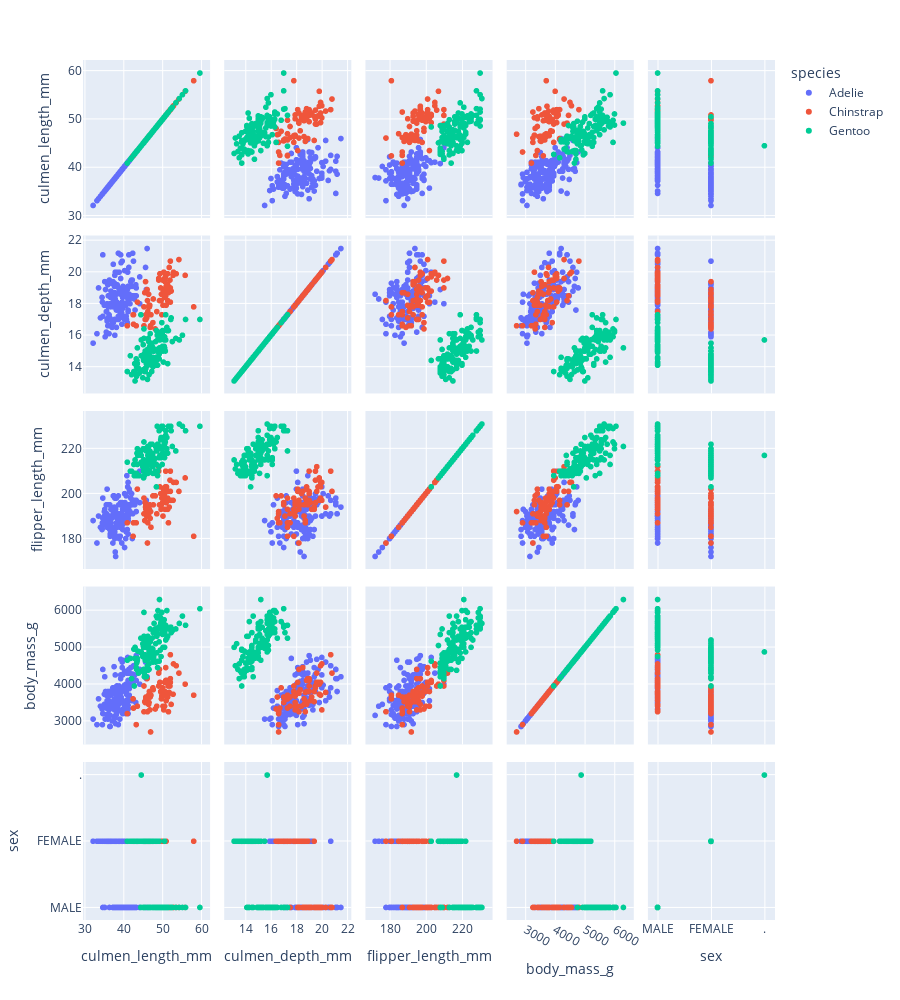

The notebook cell saved with this chart:
### Code cell
import plotly.express as px

fig = px.scatter_matrix(
    df, dimensions=df.iloc[:, 2:].columns, color="species", height=1000
)
fig.show()

### Figure 1 — Plotly figure (JSON) as saved in the notebook; plotly's stock layout.template omitted (floating-point values rounded to 4 significant figures; data arrays with more than 128 entries replaced by an {"elided": "..."} marker saying what was removed)
{"data": [{"dimensions": [{"axis": {"matches": true}, "label": "culmen_length_mm", "values": {"elided": "146 float values"}}, {"axis": {"matches": true}, "label": "culmen_depth_mm", "values": {"elided": "146 float values"}}, {"axis": {"matches": true}, "label": "flipper_length_mm", "values": {"elided": "146 int values"}}, {"axis": {"matches": true}, "label": "body_mass_g", "values": {"elided": "146 int values"}}, {"axis": {"matches": true}, "label": "sex", "values": {"elided": "146 str values"}}], "hovertemplate": "species=Adelie<br>%{xaxis.title.text}=%{x}<br>%{yaxis.title.text}=%{y}<extra></extra>", "legendgroup": "Adelie", "marker": {"color": "#636efa", "symbol": "circle"}, "name": "Adelie", "showlegend": true, "type": "splom"}, {"dimensions": [{"axis": {"matches": true}, "label": "culmen_length_mm", "values": [46.5, 50, 51.3, 45.4, 52.7, 45.2, 46.1, 51.3, 46, 51.3, 46.6, 51.7, 47, 52, 45.9, 50.5, 50.3, 58, 46.4, 49.2, 42.4, 48.5, 43.2, 50.6, 46.7, 52, 50.5, 49.5, 46.4, 52.8, 40.9, 54.2, 42.5, 51, 49.7, 47.5, 47.6, 52, 46.9, 53.5, 49, 46.2, 50.9, 45.5, 50.9, 50.8, 50.1, 49, 51.5, 49.8, 48.1, 51.4, 45.7, 50.7, 42.5, 52.2, 45.2, 49.3, 50.2, 45.6, 51.9, 46.8, 45.7, 55.8, 43.5, 49.6, 50.8, 50.2]}, {"axis": {"matches": true}, "label": "culmen_depth_mm", "values": [17.9, 19.5, 19.2, 18.7, 19.8, 17.8, 18.2, 18.2, 18.9, 19.9, 17.8, 20.3, 17.3, 18.1, 17.1, 19.6, 20, 17.8, 18.6, 18.2, 17.3, 17.5, 16.6, 19.4, 17.9, 19, 18.4, 19, 17.8, 20, 16.6, 20.8, 16.7, 18.8, 18.6, 16.8, 18.3, 20.7, 16.6, 19.9, 19.5, 17.5, 19.1, 17, 17.9, 18.5, 17.9, 19.6, 18.7, 17.3, 16.4, 19, 17.3, 19.7, 17.3, 18.8, 16.6, 19.9, 18.8, 19.4, 19.5, 16.5, 17, 19.8, 18.1, 18.2, 19, 18.7]}, {"axis": {"matches": true}, "label": "flipper_length_mm", "values": [192, 196, 193, 188, 197, 198, 178, 197, 195, 198, 193, 194, 185, 201, 190, 201, 197, 181, 190, 195, 181, 191, 187, 193, 195, 197, 200, 200, 191, 205, 187, 201, 187, 203, 195, 199, 195, 210, 192, 205, 210, 187, 196, 196, 196, 201, 190, 212, 187, 198, 199, 201, 193, 203, 187, 197, 191, 203, 202, 194, 206, 189, 195, 207, 202, 193, 210, 198]}, {"axis": {"matches": true}, "label": "body_mass_g", "values": [3500, 3900, 3650, 3525, 3725, 3950, 3250, 3750, 4150, 3700, 3800, 3775, 3700, 4050, 3575, 4050, 3300, 3700, 3450, 4400, 3600, 3400, 2900, 3800, 3300, 4150, 3400, 3800, 3700, 4550, 3200, 4300, 3350, 4100, 3600, 3900, 3850, 4800, 2700, 4500, 3950, 3650, 3550, 3500, 3675, 4450, 3400, 4300, 3250, 3675, 3325, 3950, 3600, 4050, 3350, 3450, 3250, 4050, 3800, 3525, 3950, 3650, 3650, 4000, 3400, 3775, 4100, 3775]}, {"axis": {"matches": true}, "label": "sex", "values": ["FEMALE", "MALE", "MALE", "FEMALE", "MALE", "FEMALE", "FEMALE", "MALE", "FEMALE", "MALE", "FEMALE", "MALE", "FEMALE", "MALE", "FEMALE", "MALE", "MALE", "FEMALE", "FEMALE", "MALE", "FEMALE", "MALE", "FEMALE", "MALE", "FEMALE", "MALE", "FEMALE", "MALE", "FEMALE", "MALE", "FEMALE", "MALE", "FEMALE", "MALE", "MALE", "FEMALE", "FEMALE", "MALE", "FEMALE", "MALE", "MALE", "FEMALE", "MALE", "FEMALE", "FEMALE", "MALE", "FEMALE", "MALE", "MALE", "FEMALE", "FEMALE", "MALE", "FEMALE", "MALE", "FEMALE", "MALE", "FEMALE", "MALE", "MALE", "FEMALE", "MALE", "FEMALE", "FEMALE", "MALE", "FEMALE", "MALE", "MALE", "FEMALE"]}], "hovertemplate": "species=Chinstrap<br>%{xaxis.title.text}=%{x}<br>%{yaxis.title.text}=%{y}<extra></extra>", "legendgroup": "Chinstrap", "marker": {"color": "#EF553B", "symbol": "circle"}, "name": "Chinstrap", "showlegend": true, "type": "splom"}, {"dimensions": [{"axis": {"matches": true}, "label": "culmen_length_mm", "values": [46.1, 50, 48.7, 50, 47.6, 46.5, 45.4, 46.7, 43.3, 46.8, 40.9, 49, 45.5, 48.4, 45.8, 49.3, 42, 49.2, 46.2, 48.7, 50.2, 45.1, 46.5, 46.3, 42.9, 46.1, 47.8, 48.2, 50, 47.3, 42.8, 45.1, 59.6, 49.1, 48.4, 42.6, 44.4, 44, 48.7, 42.7, 49.6, 45.3, 49.6, 50.5, 43.6, 45.5, 50.5, 44.9, 45.2, 46.6, 48.5, 45.1, 50.1, 46.5, 45, 43.8, 45.5, 43.2, 50.4, 45.3, 46.2, 45.7, 54.3, 45.8, 49.8, 49.5, 43.5, 50.7, 47.7, 46.4, 48.2, 46.5, 46.4, 48.6, 47.5, 51.1, 45.2, 45.2, 49.1, 52.5, 47.4, 50, 44.9, 50.8, 43.4, 51.3, 47.5, 52.1, 47.5, 52.2, 45.5, 49.5, 44.5, 50.8, 49.4, 46.9, 48.4, 51.1, 48.5, 55.9, 47.2, 49.1, 46.8, 41.7, 53.4, 43.3, 48.1, 50.5, 49.8, 43.5, 51.5, 46.2, 55.1, 44.5, 48.8, 47.2, 46.8, 50.4, 45.2, 49.9]}, {"axis": {"matches": true}, "label": "culmen_depth_mm", "values": [13.2, 16.3, 14.1, 15.2, 14.5, 13.5, 14.6, 15.3, 13.4, 15.4, 13.7, 16.1, 13.7, 14.6, 14.6, 15.7, 13.5, 15.2, 14.5, 15.1, 14.3, 14.5, 14.5, 15.8, 13.1, 15.1, 15, 14.3, 15.3, 15.3, 14.2, 14.5, 17, 14.8, 16.3, 13.7, 17.3, 13.6, 15.7, 13.7, 16, 13.7, 15, 15.9, 13.9, 13.9, 15.9, 13.3, 15.8, 14.2, 14.1, 14.4, 15, 14.4, 15.4, 13.9, 15, 14.5, 15.3, 13.8, 14.9, 13.9, 15.7, 14.2, 16.8, 16.2, 14.2, 15, 15, 15.6, 15.6, 14.8, 15, 16, 14.2, 16.3, 13.8, 16.4, 14.5, 15.6, 14.6, 15.9, 13.8, 17.3, 14.4, 14.2, 14, 17, 15, 17.1, 14.5, 16.1, 14.7, 15.7, 15.8, 14.6, 14.4, 16.5, 15, 17, 15.5, 15, 16.1, 14.7, 15.8, 14, 15.1, 15.2, 15.9, 15.2, 16.3, 14.1, 16, 15.7, 16.2, 13.7, 14.3, 15.7, 14.8, 16.1]}, {"axis": {"matches": true}, "label": "flipper_length_mm", "values": [211, 230, 210, 218, 215, 210, 211, 219, 209, 215, 214, 216, 214, 213, 210, 217, 210, 221, 209, 222, 218, 215, 213, 215, 215, 215, 215, 210, 220, 222, 209, 207, 230, 220, 220, 213, 219, 208, 208, 208, 225, 210, 216, 222, 217, 210, 225, 213, 215, 210, 220, 210, 225, 217, 220, 208, 220, 208, 224, 208, 221, 214, 231, 219, 230, 229, 220, 223, 216, 221, 221, 217, 216, 230, 209, 220, 215, 223, 212, 221, 212, 224, 212, 228, 218, 218, 212, 230, 218, 228, 212, 224, 214, 226, 216, 222, 203, 225, 219, 228, 215, 228, 215, 210, 219, 208, 209, 216, 229, 213, 230, 217, 230, 217, 222, 214, 215, 222, 212, 213]}, {"axis": {"matches": true}, "label": "body_mass_g", "values": [4500, 5700, 4450, 5700, 5400, 4550, 4800, 5200, 4400, 5150, 4650, 5550, 4650, 5850, 4200, 5850, 4150, 6300, 4800, 5350, 5700, 5000, 4400, 5050, 5000, 5100, 5650, 4600, 5550, 5250, 4700, 5050, 6050, 5150, 5400, 4950, 5250, 4350, 5350, 3950, 5700, 4300, 4750, 5550, 4900, 4200, 5400, 5100, 5300, 4850, 5300, 4400, 5000, 4900, 5050, 4300, 5000, 4450, 5550, 4200, 5300, 4400, 5650, 4700, 5700, 5800, 4700, 5550, 4750, 5000, 5100, 5200, 4700, 5800, 4600, 6000, 4750, 5950, 4625, 5450, 4725, 5350, 4750, 5600, 4600, 5300, 4875, 5550, 4950, 5400, 4750, 5650, 4850, 5200, 4925, 4875, 4625, 5250, 4850, 5600, 4975, 5500, 5500, 4700, 5500, 4575, 5500, 5000, 5950, 4650, 5500, 4375, 5850, 4875, 6000, 4925, 4850, 5750, 5200, 5400]}, {"axis": {"matches": true}, "label": "sex", "values": ["FEMALE", "MALE", "FEMALE", "MALE", "MALE", "FEMALE", "FEMALE", "MALE", "FEMALE", "MALE", "FEMALE", "MALE", "FEMALE", "MALE", "FEMALE", "MALE", "FEMALE", "MALE", "FEMALE", "MALE", "MALE", "FEMALE", "FEMALE", "MALE", "FEMALE", "MALE", "MALE", "FEMALE", "MALE", "MALE", "FEMALE", "FEMALE", "MALE", "FEMALE", "MALE", "FEMALE", "MALE", "FEMALE", "MALE", "FEMALE", "MALE", "FEMALE", "MALE", "MALE", "FEMALE", "FEMALE", "MALE", "FEMALE", "MALE", "FEMALE", "MALE", "FEMALE", "MALE", "FEMALE", "MALE", "FEMALE", "MALE", "FEMALE", "MALE", "FEMALE", "MALE", "FEMALE", "MALE", "FEMALE", "MALE", "MALE", "FEMALE", "MALE", "FEMALE", "MALE", "MALE", "FEMALE", "FEMALE", "MALE", "FEMALE", "MALE", "FEMALE", "MALE", "FEMALE", "MALE", "FEMALE", "MALE", "FEMALE", "MALE", "FEMALE", "MALE", "FEMALE", "MALE", "FEMALE", "MALE", "FEMALE", "MALE", "FEMALE", "MALE", "MALE", "FEMALE", "FEMALE", "MALE", "FEMALE", "MALE", "FEMALE", "MALE", "MALE", "FEMALE", "MALE", "FEMALE", "MALE", "FEMALE", "MALE", "FEMALE", "MALE", "FEMALE", "MALE", ".", "MALE", "FEMALE", "FEMALE", "MALE", "FEMALE", "MALE"]}], "hovertemplate": "species=Gentoo<br>%{xaxis.title.text}=%{x}<br>%{yaxis.title.text}=%{y}<extra></extra>", "legendgroup": "Gentoo", "marker": {"color": "#00cc96", "symbol": "circle"}, "name": "Gentoo", "showlegend": true, "type": "splom"}], "layout": {"dragmode": "select", "height": 1000, "legend": {"title": {"text": "species"}, "tracegroupgap": 0}, "margin": {"t": 60}}}
